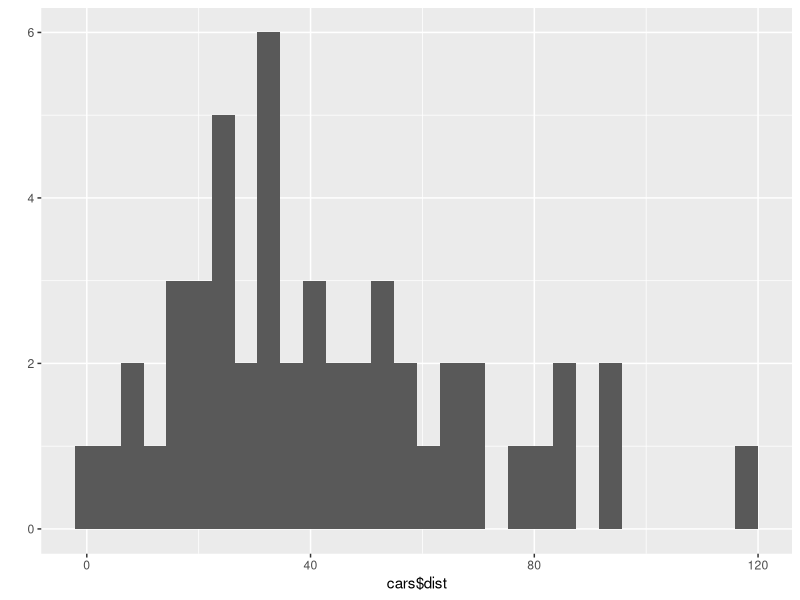
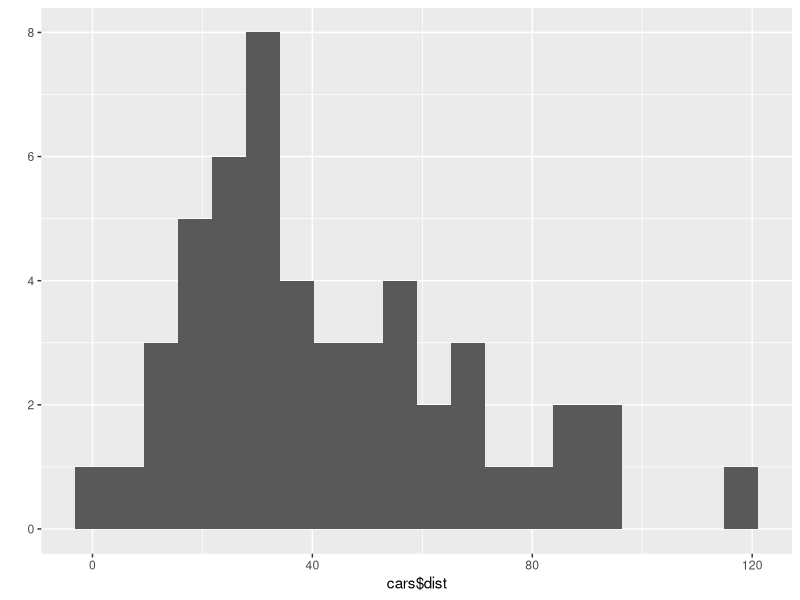
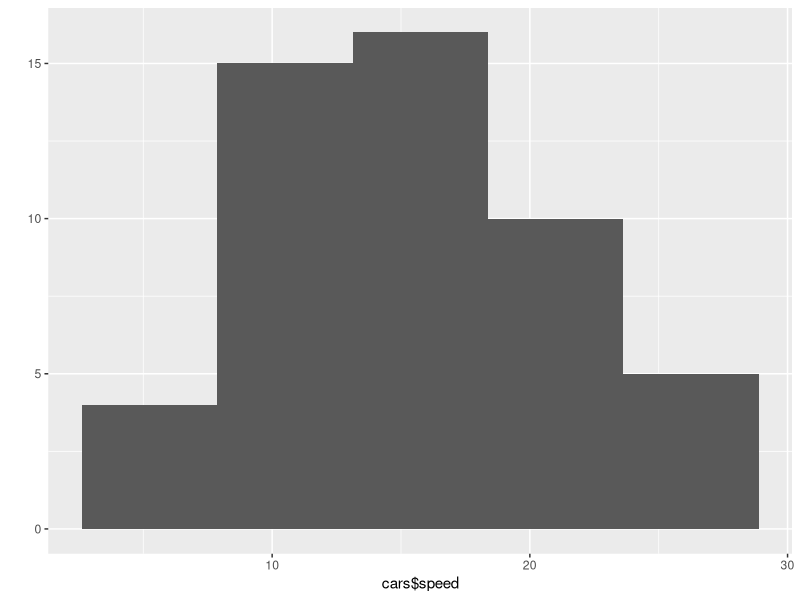
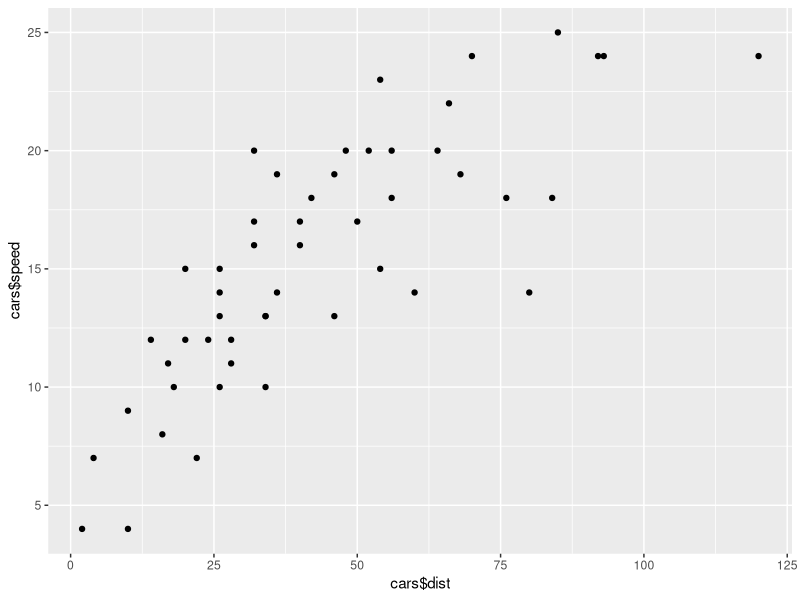
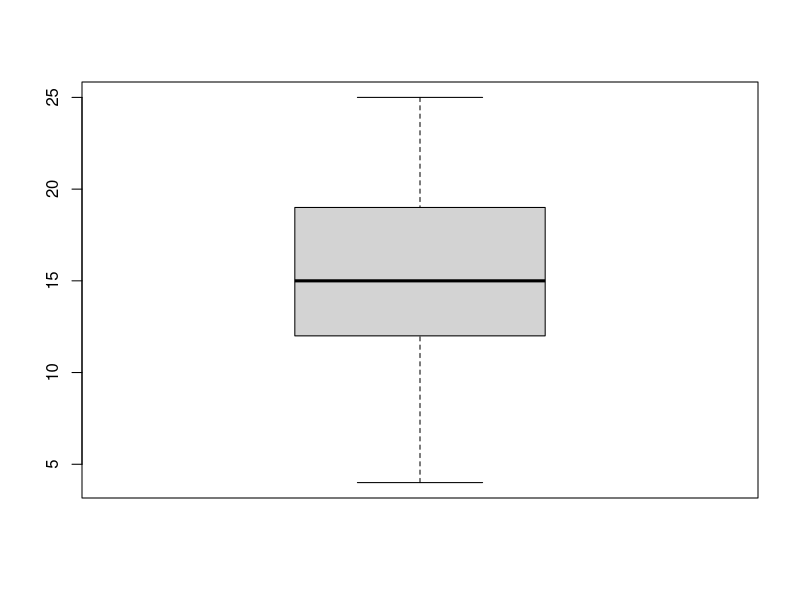

These figures' R source, in order:
## ---- chunk 1
# If you don't already have the tidyverse library installed,
# you will need to type install.packages("tidyverse") into the Console
library(tidyverse) 
## ---- chunk 2
print("Hello world!")
## ---- chunk 3
print("Julio Pagan, Joseph Fulkerson")
## ---- chunk 4
1:10 # Numbers 1 to 10
127:132 # Numbers 127 to 132
## ---- chunk 5
seq(1,10,1) # Numbers 1 to 10
seq(1,10,2) # Odd numbers from 1 to 10
seq(2,10,2) # Even numbers from 2 to 10
## ---- chunk 6
3:12
## ---- chunk 7
print(seq(3,30,3))
## ---- chunk 8
x <- 3:12
y <- seq(3,30,3)
print(x*y)
## ---- chunk 9
head(cars)
## ---- chunk 10
speed_average <- mean(cars$speed)
speed_standard_deviation <- sd(cars$speed)
speed_results <- print(paste("The average of speed is " , speed_average , " and the standard deviation is " , speed_standard_deviation))
## ---- chunk 11
average_dist <- mean(cars$dist)
standard_dev_dist <- sd(cars$dist)
answer_dist <- print(paste("The average of dist is " , average_dist , " and the standard deviation is " , standard_dev_dist))
## ---- chunk 12
new_cars <- cars[cars$speed > speed_average,]
print(new_cars)
new_dist_average <- mean(new_cars$dist)
new_standard_dev_dist <- sd(new_cars$dist)
answer_dist <- print(paste("The average of dist with a speed greater than ", speed_average, " is ", new_dist_average, " and the standard deviation is ", new_standard_dev_dist ))
## ---- chunk 13
qplot(cars$dist) # Histogram of stopping distance
## ---- chunk 14
qplot(cars$dist,bins = 20)
## ---- chunk 15
qplot(cars$speed,bins = 5)
## ---- chunk 16
qplot(cars$dist,cars$speed)
## ---- chunk 17
boxplot(cars$speed)
